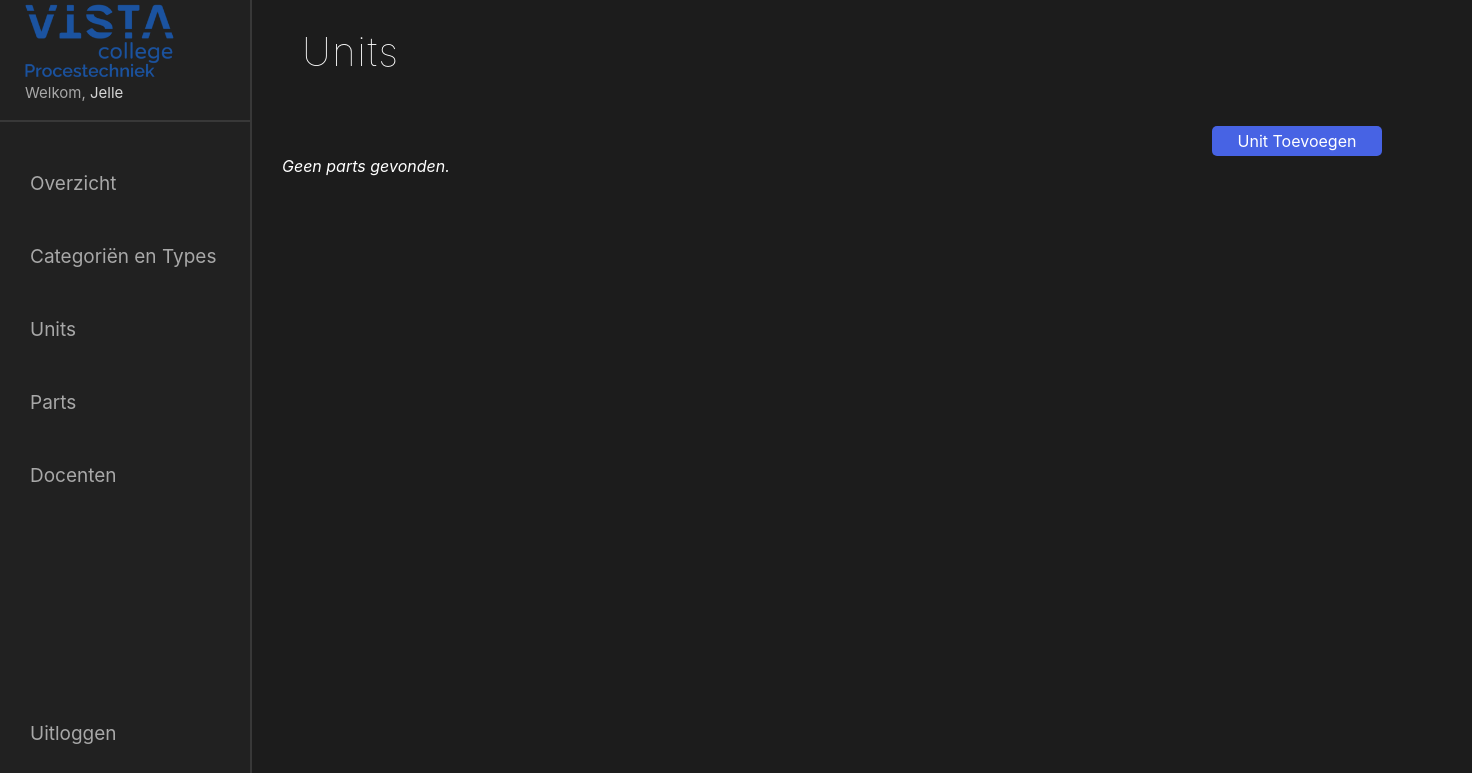
Page /admin/units.php (signed in) on the earlier database version.
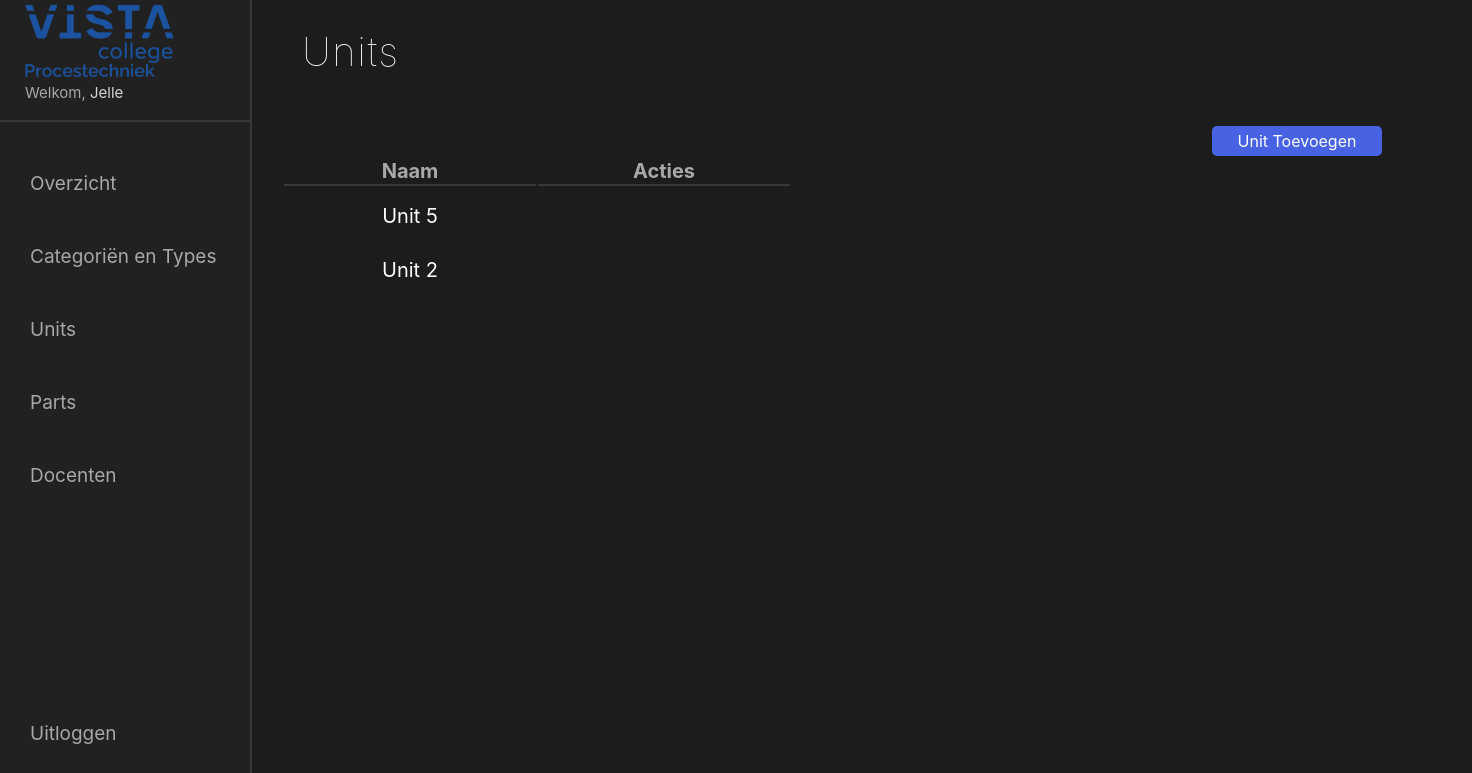
Same page on the later database version.
### tables this page shows
CREATE TABLE `tb_unit` (
  `id` int(11) NOT NULL,
  `name` varchar(200) NOT NULL
);

### src/admin/units.php (the view, shortened to what this page needs)
<?php include 'assets/includes/header.php';?>
<div class="container">
  <h1>Units</h1>
  <div class="students_wrapper">
        <div class="students_container">
            <div class="students_row">
                <div class="col-md-12">
                    <div class="student-buttons">
                        <a href="createUnit.php" class="student-toevoegen"><i class="fa fa-plus"></i> Unit Toevoegen</a>
                    </div>
                    <?php
                    $sql = "SELECT *
                    FROM tb_unit";
                    if($result = mysqli_query($link, $sql)){
                        if(mysqli_num_rows($result) > 0){
                            echo '<table class="student_table">';
                                echo "<thead>";
                                    echo "<tr>";
                                        echo "<th>Naam</th>";
                                        echo "<th>Acties</th>";
                                    echo "</tr>";
                                echo "</thead>";
                                echo "<tbody>";
                                while($row = mysqli_fetch_array($result)){
                                    echo "<tr>";
                                        echo "<td>" . $row['name'] . "</td>";
                                        echo "<td>";
                                            echo '<a href="editUnit.php?id='. $row['id'] .'" class="table-icons" title="Update Item" data-toggle="tooltip"><iconify-icon icon="clarity:pencil-solid"></iconify-icon></a>';
                                            echo '<a href="deleteUnit.php?id='. $row['id'] .'" class="table-icons" title="Verwijder Item" data-toggle="tooltip"><iconify-icon icon="bxs:trash-alt"></iconify-icon></a>';
                                        echo "</td>";
                                    echo "</tr>";
                                }
                                echo "</tbody>";
                            echo "</table>";
                        } else{
                            echo '<div class="alert alert-danger"><em>Geen parts gevonden.</em></div>';
                        }
                    } else{
                        echo "Oops! Something went wrong. Please try again later.";
                    }
                    ?>
                </div>
            </div>
        </div>
    </div>
</div>
<?php include 'assets/includes/footer.php';?>

Differences in the rows shown:
added tb_unit: name "Unit 5"
added tb_unit: name "Unit 2"
Other differences:
text no longer shown: "Geen parts gevonden."
text now shown: "Naam Acties"
